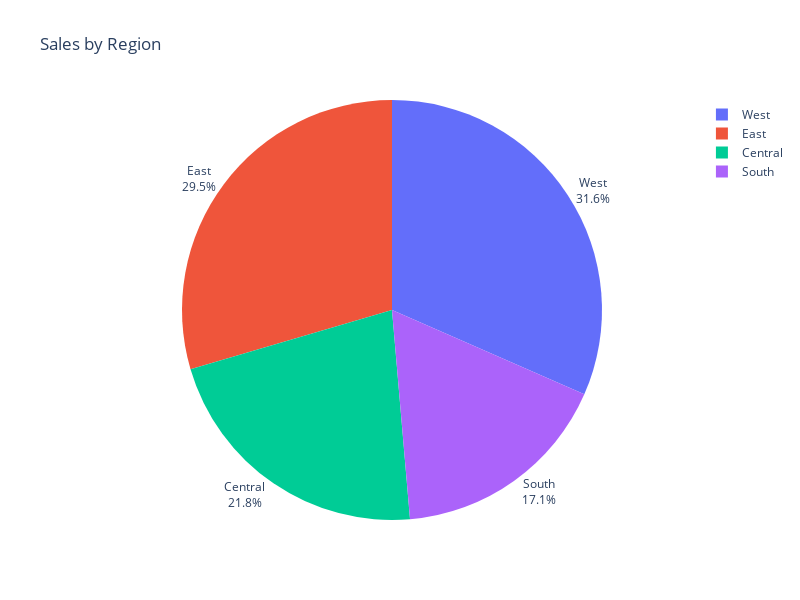

Notebook cell for this chart:
### Markdown cell above
#### 6 Sales by Region

### Code cell
sales_region = df.groupby('Region')['Sales'].sum().reset_index()

fig = px.pie(sales_region,names='Region',values='Sales',title="Sales by Region",width=800,height=600)
fig.update_traces(textposition='outside', textinfo='label+percent')

fig.show()

### Figure 1 — Plotly figure (JSON) as saved in the notebook; plotly's stock layout.template omitted (floating-point values rounded to 4 significant figures)
{"data": [{"domain": {"x": [0, 1], "y": [0, 1]}, "hovertemplate": "Region=%{label}<br>Sales=%{value}<extra></extra>", "labels": ["Central", "East", "South", "West"], "legendgroup": "", "name": "", "showlegend": true, "textinfo": "label+percent", "textposition": "outside", "type": "pie", "values": [501200.0, 678800.0, 391700.0, 725500.0]}], "layout": {"height": 600, "legend": {"tracegroupgap": 0}, "title": {"text": "Sales by Region"}, "width": 800}}
